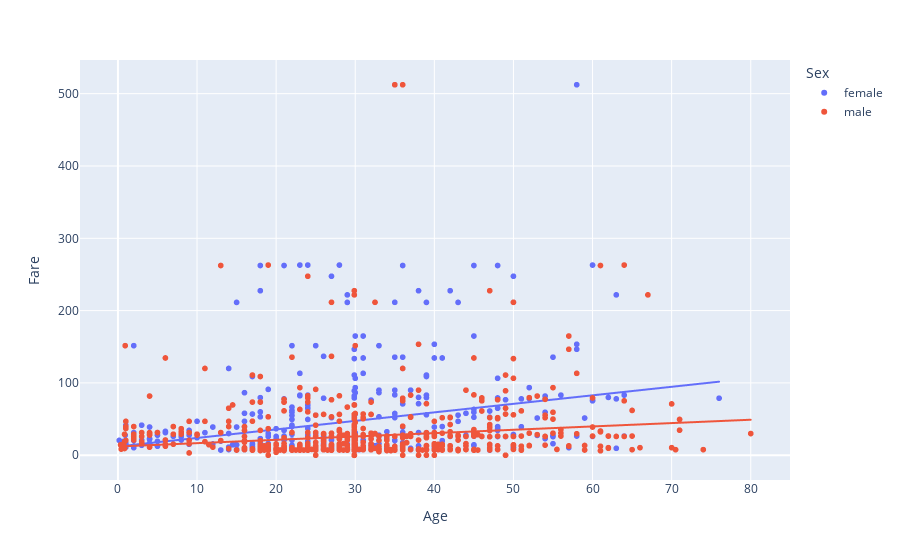

Notebook cell for this chart:
### Code cell
px.scatter(data_frame=df, x="Age", y="Fare", color='Sex', trendline="ols")

### Figure 1 — Plotly figure (JSON) as saved in the notebook; plotly's stock layout.template omitted (floating-point values rounded to 4 significant figures; data arrays with more than 128 entries replaced by an {"elided": "..."} marker saying what was removed)
{"data": [{"hovertemplate": "Sex=female<br>Age=%{x}<br>Fare=%{y}<extra></extra>", "legendgroup": "female", "marker": {"color": "#636efa", "symbol": "circle"}, "mode": "markers", "name": "female", "showlegend": true, "type": "scattergl", "x": {"elided": "466 float values"}, "xaxis": "x", "y": {"elided": "466 float values"}, "yaxis": "y"}, {"hovertemplate": "<b>OLS trendline</b><br>Fare = 1.17856 * Age + 12.1531<br>R<sup>2</sup>=0.061388<br><br>Sex=female<br>Age=%{x}<br>Fare=%{y} <b>(trend)</b><extra></extra>", "legendgroup": "female", "marker": {"color": "#636efa", "symbol": "circle"}, "mode": "lines", "name": "female", "showlegend": false, "type": "scattergl", "x": {"elided": "466 float values"}, "xaxis": "x", "y": {"elided": "466 float values"}, "yaxis": "y"}, {"hovertemplate": "Sex=male<br>Age=%{x}<br>Fare=%{y}<extra></extra>", "legendgroup": "male", "marker": {"color": "#EF553B", "symbol": "circle"}, "mode": "markers", "name": "male", "showlegend": true, "type": "scattergl", "x": {"elided": "843 float values"}, "xaxis": "x", "y": {"elided": "843 float values"}, "yaxis": "y"}, {"hovertemplate": "<b>OLS trendline</b><br>Fare = 0.462511 * Age + 12.0966<br>R<sup>2</sup>=0.018762<br><br>Sex=male<br>Age=%{x}<br>Fare=%{y} <b>(trend)</b><extra></extra>", "legendgroup": "male", "marker": {"color": "#EF553B", "symbol": "circle"}, "mode": "lines", "name": "male", "showlegend": false, "type": "scattergl", "x": {"elided": "842 float values"}, "xaxis": "x", "y": {"elided": "842 float values"}, "yaxis": "y"}], "layout": {"legend": {"title": {"text": "Sex"}, "tracegroupgap": 0}, "margin": {"t": 60}, "xaxis": {"anchor": "y", "domain": [0, 1], "title": {"text": "Age"}}, "yaxis": {"anchor": "x", "domain": [0, 1], "title": {"text": "Fare"}}}}
